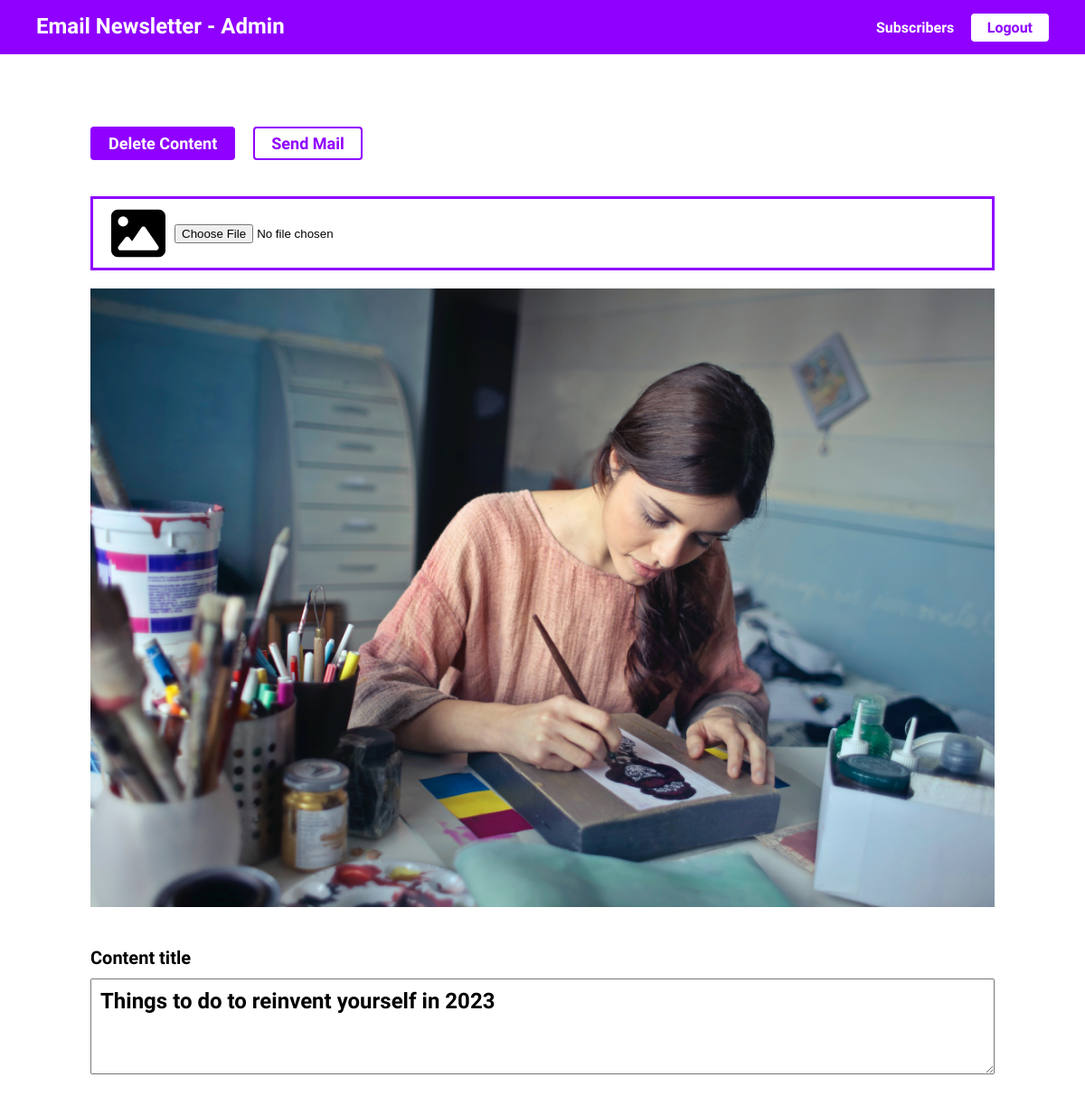
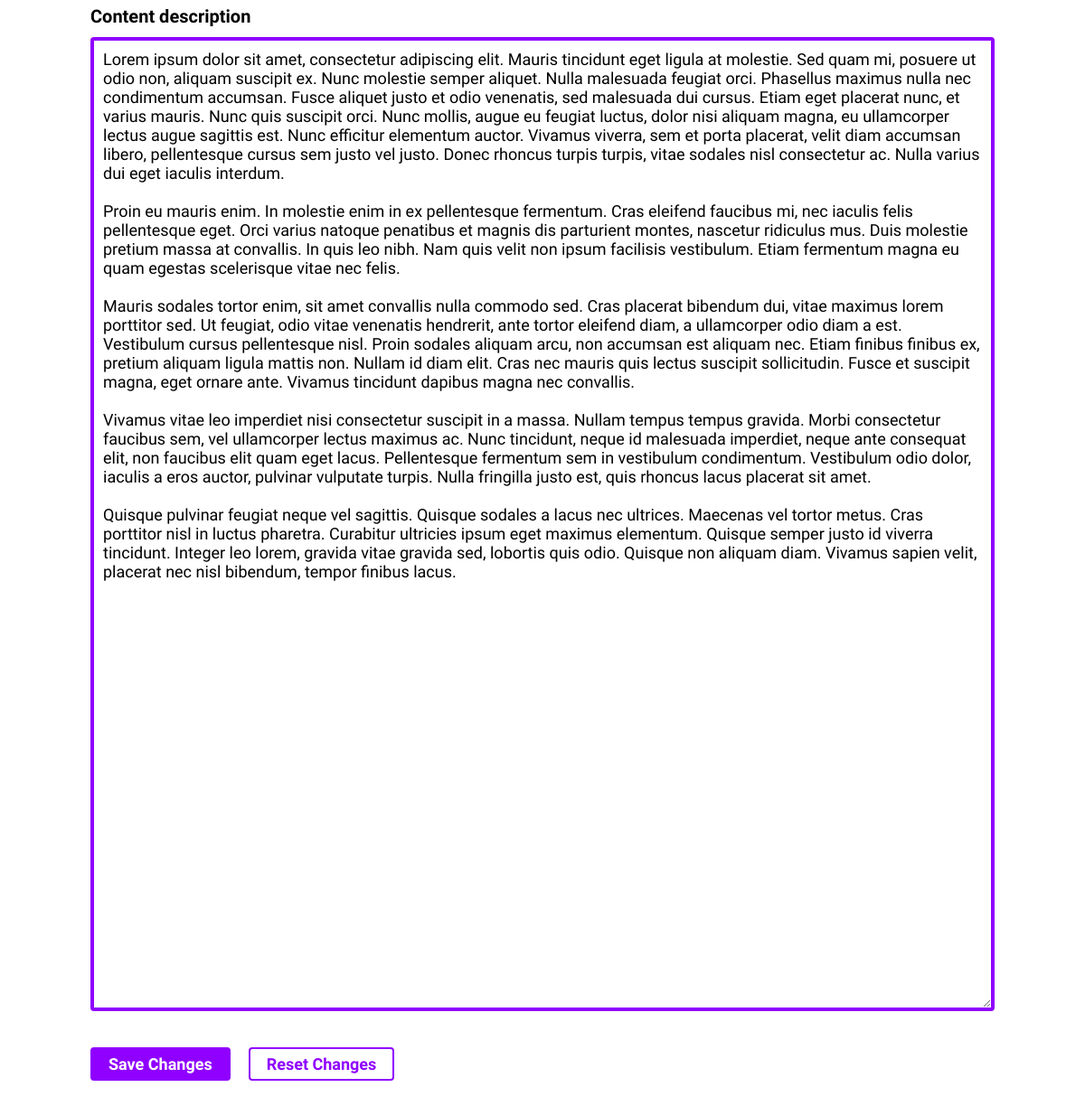
Page /me/dashboard/6d108e17-a0d4-4870-9270-e9276f0d53c1/ (signed in) on the committed database (2 pictures, top to bottom).
### emails/models.py (models this page shows, shortened)
class Content(models.Model):
    title = models.CharField(max_length=300, null=True, blank=True)
    coverImage = models.ImageField(null=True, blank=True)
    description = models.TextField(max_length=6000, null=True, blank=True)
    createdAt = models.DateTimeField(default=timezone.now, blank=True)
    id = models.UUIDField(default=uuid.uuid4,
                          primary_key=True, unique=True, editable=False)

### emails/views.py (the view, shortened to what this page needs)
# urls.py: path("me/dashboard/<str:pk>/", getSingleContent, name="single-content"),
@login_required(login_url='admin-login')
def getSingleContent(req, pk):
    context = {}
    content = None
    try:
        content = Content.objects.get(id=pk)
        print(content.coverImage)
    except:
        return render(req, "notFound.html", context)
    context = {
        "content": content
    }
    context["path"] = req.path
    return render(req, 'emails/admin/single-content.html', context)

### emails/templates/emails/admin/single-content.html (shortened to what this page needs)
{% extends 'main.html' %}
{% load static %}
{% block content %}
<main class="main">
    <div class="btns-container" style="margin-bottom: 4rem;">
        <a href="{% url 'delete-content' content.id %}">
            <button class="btn btn-primary btn-large">Delete Content</button>
        </a>
        <a href="{% url 'send-mail' content.id %}">
            <button class="btn btn-secondary btn-large">Send Mail</button>
        </a>
    </div>
    <form class="single-content-container" method="POST" action="/me/dashboard/{{content.id}}/"
        enctype="multipart/form-data">
        <div class="single-content-img-upload-wrapper">
            <div class="single-content-img-upload">
                <i class="fa-solid fa-image fa-6x image-icon"></i>
                <input type="file" id="image-upload" name="coverImage" />
            </div>
            <div class="single-content-img-wrapper">
                <img src="{{ content.coverImage.url }}" alt="{{ content.title }}" class="single-content-img" />
            </div>
        </div>
        <div class="form-field">
            <label for="input-title" class="form-label">Content title</label>
            <textarea id="input-title" name="title" cols="120" rows="3">{{ content.title }}</textarea>
        </div>
        <div class="form-field">
            <label for="input-description" class="form-label">Content description</label>
            <textarea class=" single-content-text-details-desc" rows="50" name="description"
                id="input-description">{{ content.description }}</textarea>
        </div>
        <div class="btns-container">
            <button class="btn btn-primary btn-large" type="submit">Save Changes</button>
            <button class="btn btn-secondary btn-large">Reset Changes</button>
        </div>
    </form>
</main>
{% endblock content %}

### static/css/global.css (style rules this page uses)
* { padding: 0; margin: 0; box-sizing: border-box; }
:root { --primary-color: #8f00ff; }
html { font-size: 62.5%; }
body { font-family: "Quicksand", sans-serif; line-height: 1.3; font-weight: 500; width: 100vw; }
button { font-family: "Quicksand", sans-serif; font-size: 1.4rem; }
textarea { outline: 0px none transparent; }
.btn { font-weight: 600; border-radius: 0.4rem; cursor: pointer; padding: 0.4rem 1.6rem; }
.btn-primary { background-color: var(--primary-color); color: white; border: 0.2rem solid var(--primary-color); }
.btn-secondary { background: transparent; border: 0.2rem solid var(--primary-color); color: var(--primary-color); }
.btn-large { font-size: 1.8rem; padding: 0.6rem 1.8rem; }
.main { width: 100rem; min-height: 80rem; margin: 8rem auto; display: flex; align-items: flex-start; justify-content: flex-start; flex-direction: column; }
.form-field { width: 100%; display: flex; flex-direction: column; align-items: flex-start; justify-content: center; gap: 1rem; }
.form-label { font-size: 2rem; font-weight: 600; }
.single-content-container { display: flex; flex-direction: column; align-items: flex-start; justify-content: flex-start; gap: 4rem; min-height: 100rem; width: 100%; }
.single-content-img-upload-wrapper { width: 100%; }
.single-content-img-upload { display: flex; align-items: center; justify-content: flex-start; gap: 1rem; border: 0.3rem solid var(--primary-color); padding: 0.8rem 2rem; width: 100%; margin-bottom: 2rem; }
.single-content-img-wrapper { width: 100%; }
.single-content-img { width: 100%; height: 100%; object-fit: cover; }
#input-description { padding: 1rem; width: 100%; font-family: "Quicksand", sans-serif; font-size: 1.8rem; border: 0.4rem solid var(--primary-color); border-radius: 0.4rem; font-weight: 500; }
#input-title { font-family: "Quicksand", sans-serif; font-size: 2.4rem; font-weight: 700; min-width: 100%; max-width: 100%; padding: 1rem; }
.btns-container { width: 100%; display: flex; align-items: center; justify-content: flex-start; gap: 2rem; }

### rows in the picture
Content: coverImage (picture), title "Things to do to reinvent yourself in 2023", description "Lorem ipsum dolor sit amet, consectetur adipiscing elit. Mauris tincidunt eget ligula at molestie. Sed quam mi, posuere ut odio non, aliquam suscipit ex. Nunc molestie semper aliquet. Nulla malesuada feugiat orci. Phasellus maximus nulla nec condimentum accumsan. Fusce aliquet justo et odio venenatis, sed malesuada dui cursus. Etiam eget placerat nunc, et varius mauris. Nunc quis suscipit orci. Nunc mollis, augue eu feugiat luctus, dolor nisi aliquam magna, eu ullamcorper lectus augue sagittis est. Nunc efficitur elementum auctor. Vivamus viverra, sem et porta placerat, velit diam accumsan libero, pellentesque cursus sem justo vel justo. Donec rhoncus turpis turpis, vitae sodales nisl…"
